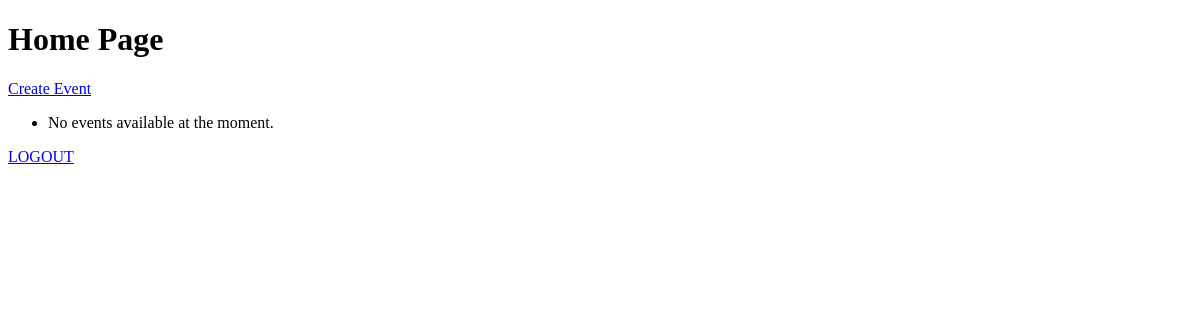
Page /home/ (signed in) on the earlier database version.
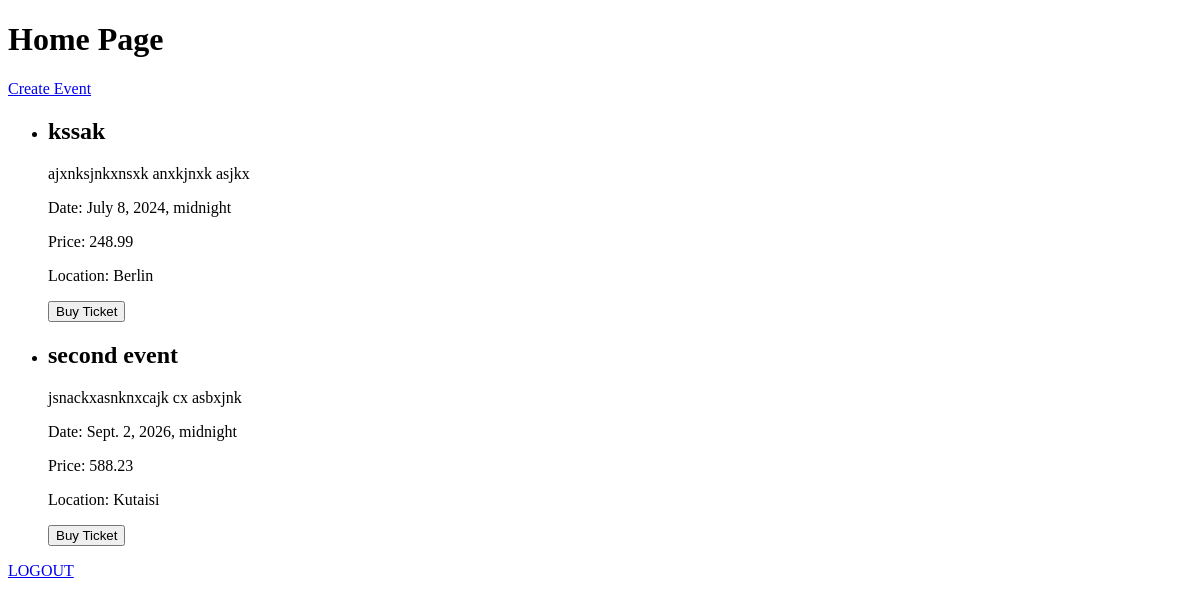
Same page on the later database version.
### eventapp/models.py (models this page shows, shortened)
class Event(models.Model):
    title = models.CharField(max_length=100)
    description = models.TextField()
    date = models.DateTimeField()
    price = models.FloatField()
    max_tickets = models.PositiveIntegerField()
    tickets_sold = models.PositiveIntegerField(default=0)
    location = models.CharField(max_length=100)
    organizer = models.ForeignKey(User, on_delete=models.CASCADE, related_name='organized_events')
    is_active = models.BooleanField(default=True)

### eventapp/views.py (the view)
# urls.py: path('home/', views.home_view, name='home'),
@login_required
def home_view(request):
    events = Event.objects.filter(is_active= True)
    is_organizer = request.user.is_organizer
    return render(request, 'home.html', {'events': events, 'is_organizer': is_organizer})

### eventapp/templates/home.html (shortened to what this page needs)
<!DOCTYPE html>
<html lang="en">
<head>
</head>
<body>
    <h1>Home Page</h1>
    {% if is_organizer %}
        <a href="{% url 'create_event' %}">Create Event</a>
    {% endif %}
    <ul>
        {% for event in events %}
            <li>
                <h2>{{ event.title }}</h2>
                <p>{{ event.description }}</p>
                <p>Date: {{ event.date }}</p>
                <p>Price: {{ event.price }}</p>
                <p>Location: {{ event.location }}</p>
                <form action="{% url 'buy_tickets' event.id %}" method="post">
                    <button type="submit">Buy Ticket</button>
                </form>
            </li>
        {% empty %}
            <li>No events available at the moment.</li>
        {% endfor %}
    </ul>
   <p><a href="{% url 'logout' %}">LOGOUT</a></p>
</body>
</html>

Differences in the rows shown:
added Event: title "kssak", description "ajxnksjnkxnsxk anxkjnxk asjkx", date "July 8, 2024, midnight", price "248.99", location "Berlin"
added Event: title "second event", description "jsnackxasnknxcajk cx asbxjnk", date "Sept. 2, 2026, midnight", price "588.23", location "Kutaisi"
Other differences:
text no longer shown: "No events available at the moment."
